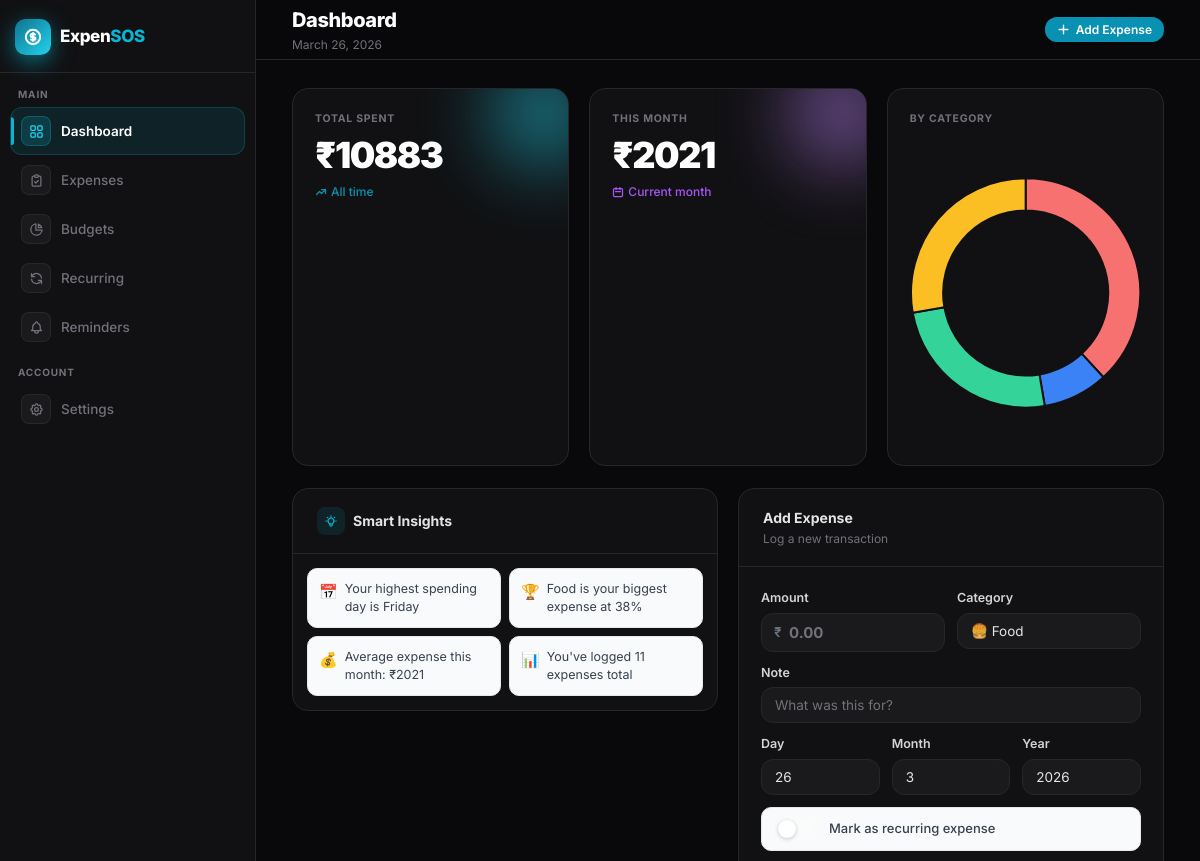
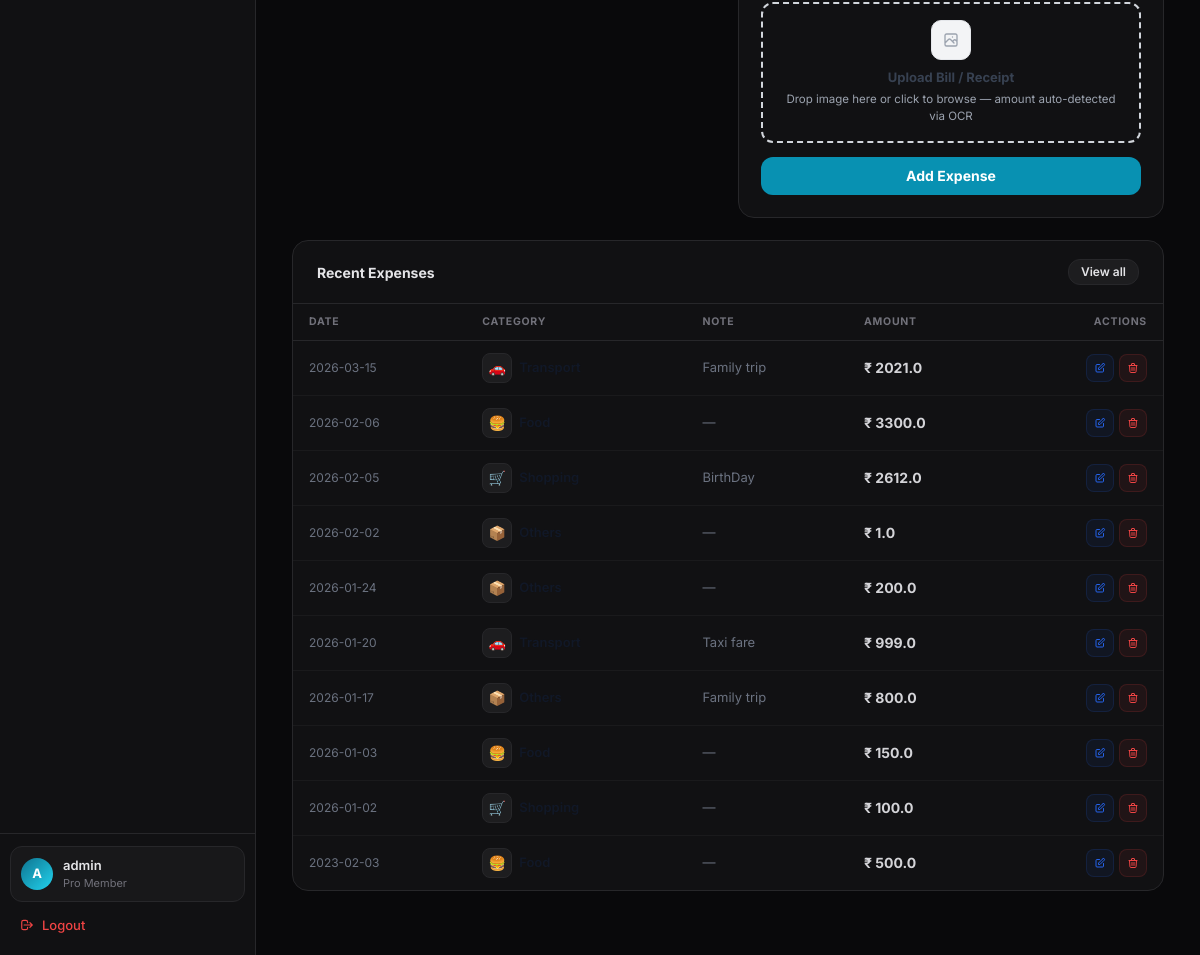
The page / (signed in) on the database its author committed (2 pictures, top to bottom).
### tables this page shows
CREATE TABLE expenses (
    id INTEGER PRIMARY KEY AUTOINCREMENT,
    amount REAL NOT NULL,
    category TEXT NOT NULL,
    note TEXT,
    date TEXT NOT NULL
, user_id INTEGER DEFAULT 1, receipt_path TEXT, is_recurring INTEGER DEFAULT 0);

### backend/app.py (the view, shortened to what this page needs)
@app.route("/")
@login_required
def index():
    user_id = get_current_user_id()
    conn = get_db_connection()
    expenses = conn.execute(
        "SELECT * FROM expenses WHERE user_id = ? ORDER BY date DESC",
        (user_id,)
    ).fetchall()
    current_month = datetime.now().strftime('%Y-%m')
    month_expenses = conn.execute(
        "SELECT * FROM expenses WHERE user_id = ? AND strftime('%Y-%m', date) = ?",
        (user_id, current_month)
    ).fetchall()
    budgets = conn.execute(
        "SELECT * FROM budgets WHERE user_id = ?",
        (user_id,)
    ).fetchall()
    budget_progress = []
    conn.close()
    total = sum(e["amount"] for e in expenses)
    month_total = sum(e["amount"] for e in month_expenses)
    category_data = defaultdict(float)
    for e in expenses:
        category_data[e["category"]] += e["amount"]
    insights = generate_insights(expenses, month_expenses, category_data, total)
    comparisons = get_category_comparison(user_id)
    today = datetime.now()
    return render_template(
        "index.html",
        expenses=expenses[:10],  # Show only recent 10
        total=total,
        month_total=month_total,
        category_data=dict(category_data),
        today=today,
        budget_progress=budget_progress,
        insights=insights,
        comparisons=comparisons
    )

### frontend/templates/index.html (shortened to what this page needs)
{% extends "base.html" %}
{% block header_title %}Dashboard{% endblock %}
{% block header_subtitle %}{{ today.strftime('%B %d, %Y') }}{% endblock %}
{% block header_actions %}
<a href="#add-expense" class="btn btn-primary btn-sm"
    onclick="document.getElementById('add-expense').scrollIntoView({behavior:'smooth'});return false;">
    <svg width="13" height="13" fill="none" stroke="currentColor" stroke-width="2.5" viewBox="0 0 24 24">
        <path stroke-linecap="round" stroke-linejoin="round" d="M12 4v16m8-8H4" />
    </svg>
    Add Expense
</a>
{% endblock %}
{% block content %}
<div class="grid grid-cols-3 gap-5" style="margin-bottom:22px">
    <div class="stat-card">
        <div class="stat-glow" style="background:var(--brand-400)"></div>
        <div class="stat-label">{{ t.total_spent }}</div>
        <div class="stat-value">{{ currency }}{{ total|round(0)|int }}</div>
        <div class="stat-sub" style="color:var(--brand-600)">
            <svg width="12" height="12" fill="none" stroke="currentColor" stroke-width="2.5" viewBox="0 0 24 24">
                <path stroke-linecap="round" stroke-linejoin="round" d="M13 7h8m0 0v8m0-8l-8 8-4-4-6 6" />
            </svg>
            All time
        </div>
    </div>
    <div class="stat-card">
        <div class="stat-glow" style="background:var(--purple-400)"></div>
        <div class="stat-label">{{ t.this_month }}</div>
        <div class="stat-value">{{ currency }}{{ month_total|round(0)|int }}</div>
        <div class="stat-sub" style="color:var(--purple-500)">
            <svg width="12" height="12" fill="none" stroke="currentColor" stroke-width="2.5" viewBox="0 0 24 24">
                <path stroke-linecap="round" stroke-linejoin="round"
                    d="M8 7V3m8 4V3m-9 8h10M5 21h14a2 2 0 002-2V7a2 2 0 00-2-2H5a2 2 0 00-2 2v12a2 2 0 002 2z" />
            </svg>
            Current month
        </div>
    </div>
    <div class="stat-card" id="chartCard" style="cursor:pointer;display:flex;flex-direction:column"
        title="Click to expand chart">
        <div class="stat-label">{{ t.by_category }}</div>
        <div
            style="flex:1;display:flex;align-items:center;justify-content:center;height:90px;position:relative;margin-top:6px">
            {% if category_data %}
            <canvas id="categoryChart"></canvas>
            {% endif %}
        </div>
    </div>
</div>
<div class="grid gap-5" style="grid-template-columns:1fr 1fr;margin-bottom:22px">
    <div style="display:flex;flex-direction:column;gap:18px">
        {% if insights %}
        <div class="card">
            <div class="card-header">
                <div>
                    <div class="card-title">
                        <div
                            style="width:28px;height:28px;border-radius:8px;background:rgba(6,182,212,.11);display:flex;align-items:center;justify-content:center;color:var(--brand-500)">
                        </div>
                        {{ t.smart_insights }}
                    </div>
                </div>
            </div>
            <div style="padding:14px;display:grid;grid-template-columns:1fr 1fr;gap:8px">
                {% for insight in insights %}
                <div style="padding:11px;border-radius:10px;background:var(--gray-50);border:1px solid var(--gray-200);font-size:12.5px;color:var(--gray-700);display:flex;align-items:flex-start;gap:7px;line-height:1.45;transition:transform .2s"
                    onmouseover="this.style.transform='translateY(-1px)'" onmouseout="this.style.transform=''">
                    <span style="font-size:15px;flex-shrink:0;margin-top:1px">{{ insight[0] if insight|length > 0 else
                        '💡' }}</span>
                    <span>{{ insight[2:] if insight|length > 1 else insight }}</span>
                </div>
                {% endfor %}
            </div>
        </div>
        {% endif %}
    </div>
    <div id="add-expense" class="card">
        <div class="card-header">
            <div>
                <div class="card-title">{{ t.add_expense }}</div>
                <div class="card-subtitle">Log a new transaction</div>
            </div>
        </div>
        <div style="padding:22px">
            <form action="/add" method="POST" enctype="multipart/form-data">
                <div class="grid grid-cols-2 gap-3" style="margin-bottom:12px">
                    <div class="input-group">
                        <label class="input-label">{{ t.amount }}</label>
                        <div class="input-prefix-wrap">
                            <span class="input-prefix">{{ currency }}</span>
                            <input type="number" name="amount" class="input" placeholder="0.00" required step="0.01"
                                min="0" style="padding-left:27px;font-size:15px;font-weight:700">
                        </div>
                    </div>
                    <div class="input-group">
                        <label class="input-label">{{ t.category }}</label>
                        <select name="category" class="input select-field">
                            <option value="Food">🍔 {{ t.food }}</option>
                        </select>
                    </div>
                </div>
                <div class="input-group" style="margin-bottom:12px">
                    <label class="input-label">{{ t.note }}</label>
                    <input type="text" name="note" class="input" placeholder="What was this for?">
                </div>
                <div class="grid grid-cols-3 gap-3" style="margin-bottom:12px">
                    <div class="input-group">
                        <label class="input-label">{{ t.day }}</label>
                        <select name="day" required class="input select-field">
                            {% for d in range(1,32) %}<option value="{{ d }}" {% if d==today.day %}selected{% endif %}>
                                {{ d }}</option>{% endfor %}
                        </select>
                    </div>
                    <div class="input-group">
                        <label class="input-label">{{ t.month }}</label>
                        <select name="month" required class="input select-field">
                            {% for m in range(1,13) %}<option value="{{ m }}" {% if m==today.month %}selected{% endif
                                %}>{{ m }}</option>{% endfor %}
                        </select>
                    </div>
                    <div class="input-group">
                        <label class="input-label">{{ t.year }}</label>
                        <select name="year" required class="input select-field">
                            {% for y in range(2022,2031) %}<option value="{{ y }}" {% if y==today.year %}selected{%
                                endif %}>{{ y }}</option>{% endfor %}
                        </select>
                    </div>
                </div>
                <div
                    style="display:flex;align-items:center;padding:10px 13px;background:var(--gray-50);border:1px solid var(--gray-200);border-radius:10px;margin-bottom:12px">
                    <label class="toggle-wrap" style="cursor:pointer;flex:1">
                        <div class="toggle-thumb"></div>
                        <span style="font-size:13px;font-weight:500;color:var(--gray-700);margin-left:4px">{{
                            t.mark_recurring }}</span>
                    </label>
                </div>
                <div id="ocrZone"
                    style="border:2px dashed var(--gray-300);border-radius:12px;padding:16px;margin-bottom:14px;cursor:pointer;transition:all .2s;text-align:center;position:relative"
                    onclick="document.getElementById('receiptInput').click()"
                    ondragover="event.preventDefault();this.style.borderColor='var(--brand-500)';this.style.background='rgba(6,182,212,.04)'"
                    ondragleave="this.style.borderColor='var(--gray-300)';this.style.background=''"
                    ondrop="handleDrop(event)">
                    <div id="ocrIdle">
                        <div
                            style="display:inline-flex;align-items:center;justify-content:center;width:40px;height:40px;border-radius:10px;background:var(--gray-100);border:1px solid var(--gray-200);margin-bottom:8px">
                        </div>
                        <div style="font-size:13px;font-weight:700;color:var(--gray-700)">Upload Bill / Receipt</div>
                        <div style="font-size:11.5px;color:var(--gray-400);margin-top:3px">Drop image here or click to
                            browse &mdash; amount auto-detected via OCR</div>
                    </div>
                </div>
                <button type="submit" class="btn btn-primary btn-full" id="submitBtn"
                    style="padding:12px;font-size:14px;font-weight:700">
                    {{ t.add_expense }}
                </button>
            </form>
        </div>
    </div>
</div>
<div class="grid gap-5"
    style="{% if budget_progress %}grid-template-columns:300px 1fr{% else %}grid-template-columns:1fr{% endif %}">
    <div class="card" style="overflow:hidden">
        <div class="card-header">
            <div class="card-title">{{ t.recent_expenses }}</div>
            {% if expenses|length > 0 %}
            <a href="/expenses" class="btn btn-secondary btn-sm">View all</a>
            {% endif %}
        </div>
        <div class="table-wrap">
            <table>
                <thead>
                    <tr>
                        <th>{{ t.date }}</th>
                        <th>{{ t.category }}</th>
                        <th>{{ t.note }}</th>
                        <th>{{ t.amount }}</th>
                        <th style="text-align:right">Actions</th>
                    </tr>
                </thead>
                <tbody>
                    {% for e in expenses %}
                    <tr>
                        <td style="font-size:12px;color:var(--gray-500);white-space:nowrap">{{ e.date }}</td>
                        <td>
                            <div style="display:flex;align-items:center;gap:7px">
                                <div class="cat-icon">{% if e.category=='Food' %}🍔{% elif e.category=='Transport'
                                    %}🚗{% elif e.category=='Shopping' %}🛒{% elif e.category=='Rent' %}🏠{% else %}📦{%
                                    endif %}</div>
                                <span style="font-size:13px;font-weight:600;color:var(--gray-900)">{{ e.category
                                    }}</span>
                            </div>
                        </td>
                        <td
                            style="max-width:180px;overflow:hidden;text-overflow:ellipsis;white-space:nowrap;color:var(--gray-500);font-size:13px">
                            {{ e.note or '—' }}</td>
                        <td style="font-weight:700;font-size:14px;white-space:nowrap">{{ currency }} {{ e.amount }}</td>
                        <td style="text-align:right">
                            <div style="display:flex;align-items:center;justify-content:flex-end;gap:5px">
                                <a href="/edit/{{ e.id }}" class="action-btn edit" title="{{ t.edit }}">
                                    <svg width="12" height="12" fill="none" stroke="currentColor" stroke-width="2"
                                        viewBox="0 0 24 24">
                                        <path stroke-linecap="round" stroke-linejoin="round"
                                            d="M11 5H6a2 2 0 00-2 2v11a2 2 0 002 2h11a2 2 0 002-2v-5m-1.414-9.414a2 2 0 112.828 2.828L11.828 15H9v-2.828l8.586-8.586z" />
                                    </svg>
                                </a>
                                <a href="/delete/{{ e.id }}" class="action-btn delete" title="{{ t.delete }}"
                                    onclick="return confirm('{{ t.confirm_delete }}')">
                                    <svg width="12" height="12" fill="none" stroke="currentColor" stroke-width="2"
                                        viewBox="0 0 24 24">
                                        <path stroke-linecap="round" stroke-linejoin="round"
                                            d="M19 7l-.867 12.142A2 2 0 0116.138 21H7.862a2 2 0 01-1.995-1.858L5 7m5 4v6m4-6v6m1-10V4a1 1 0 00-1-1h-4a1 1 0 00-1 1v3M4 7h16" />
                                    </svg>
                                </a>
                            </div>
                        </td>
                    </tr>
                    {% endfor %}
                </tbody>
            </table>
        </div>
    </div>
</div>
{% endblock %}

### rows shown on the page
expenses: date "2026-03-15", note "Family trip", currency "₹", amount "2021.0"
expenses: date "2026-02-06", note "—", currency "₹", amount "3300.0"
expenses: date "2026-02-05", note "BirthDay", currency "₹", amount "2612.0"
expenses: date "2026-02-02", note "—", currency "₹", amount "1.0"
expenses: date "2026-01-24", note "—", currency "₹", amount "200.0"
expenses: date "2026-01-20", note "Taxi fare", currency "₹", amount "999.0"
expenses: date "2026-01-17", note "Family trip", currency "₹", amount "800.0"
expenses: date "2026-01-03", note "—", currency "₹", amount "150.0"
expenses: date "2026-01-02", note "—", currency "₹", amount "100.0"
expenses: date "2023-02-03", note "—", currency "₹", amount "500.0"

### other values the page prints
{{ t.dashboard }} "Dashboard"
{{ t.expenses }} "Expenses"
{{ t.budgets }} "Budgets"
{{ t.recurring }} "Recurring"
{{ t.reminders }} "Reminders"
{{ t.settings }} "Settings"
{{ session.get('username','U')[:1]|upper }} "A"
{{ session.get('username','Guest') }} "admin"
{{ t.logout }} "Logout"
{{ t.total_spent }} "TOTAL SPENT"
{{ currency }} "₹"
{{ total|round(0)|int }} "10883"
{{ t.this_month }} "THIS MONTH"
{{ month_total|round(0)|int }} "2021"
{{ t.by_category }} "BY CATEGORY"
